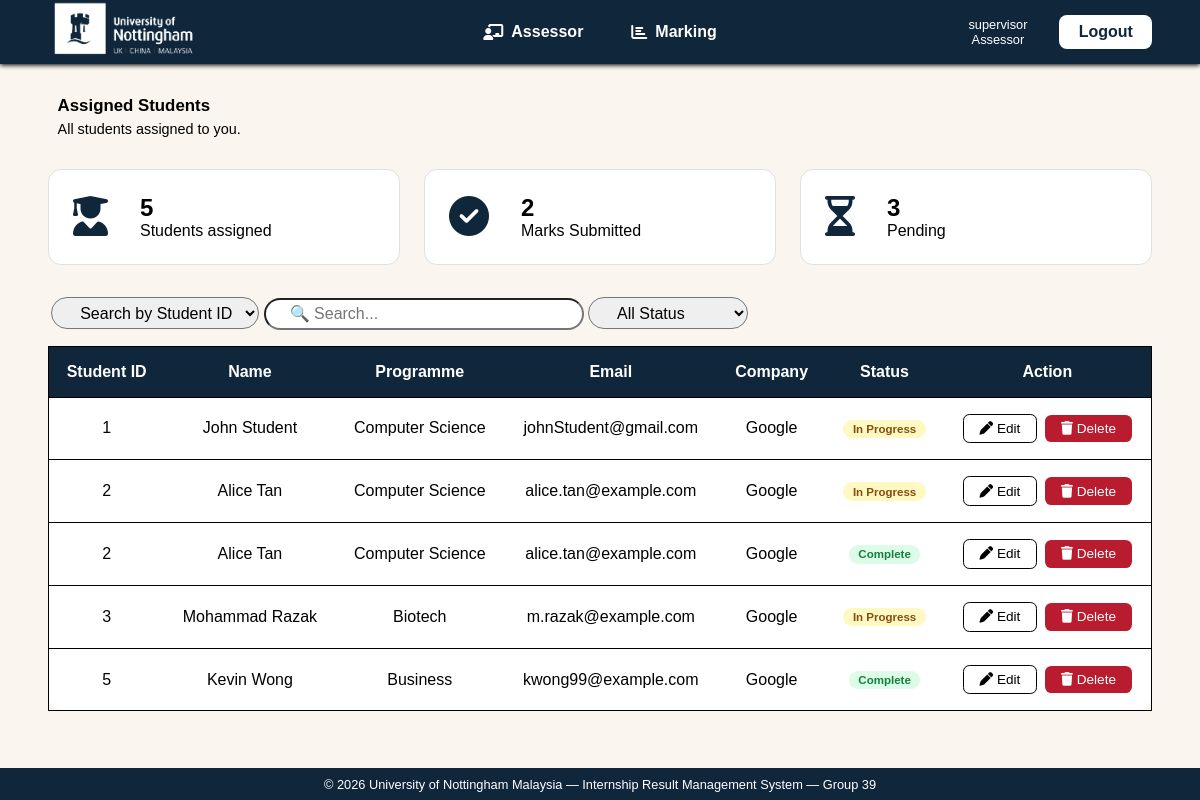
/myStudents.php (signed in), run on the app's committed database.
### tables this page shows
CREATE TABLE `internship` (
  `intern_id` int(11) NOT NULL,
  `supervisor_id` int(11) NOT NULL,
  `lecturer_id` int(11) NOT NULL,
  `student_id` int(11) NOT NULL,
  `internship_company` varchar(255) DEFAULT NULL,
  `start_date` date DEFAULT NULL,
  `end_date` date DEFAULT NULL,
  `report_status` enum('Drafting','In Progress','Suspended','Finalisation','Complete') DEFAULT NULL
);

CREATE TABLE `student` (
  `student_id` int(11) NOT NULL,
  `student_reg_number` varchar(20) NOT NULL,
  `student_name` varchar(255) NOT NULL,
  `email_address` varchar(255) NOT NULL,
  `programme` varchar(255) DEFAULT NULL,
  `enrollment_date` date DEFAULT NULL,
  `account_status` enum('Active','Graduated','On-leave','Suspended') DEFAULT 'Active'
);

### prepared_statements.php (called while the page is built)
<?php
include 'connect.php';
function executePreparedStatement($sql, $params) {
    global $conn;
    $stmt = $conn->prepare($sql);
    if (!empty($params)) {
        $stmt->bind_param(str_repeat('s', count($params)), ...$params);
    }
    if (stripos(trim($sql), "SELECT") === 0) {
        $stmt->execute();
        $result = $stmt->get_result();
        return $result;
    } else {
        $result = $stmt->execute();
        $stmt->close();
        return $result;
    }
}

### myStudents.php (the view, shortened to what this page needs)
<?php
include 'connect.php';
include 'prepared_statements.php';
$userID = $_SESSION['UserID'];
$sql = "
    SELECT
        s.student_id            AS student_id,
        s.student_reg_number    AS student_regnum,
        s.student_name          AS student_name,
        s.email_address         AS student_email,
        s.programme             AS student_programme,
        s.enrollment_date       AS student_enrollment,
        s.account_status        AS student_status,
        a1.full_name            AS lecturer_name,
        a2.full_name            AS supervisor_name,
        i.internship_company    AS company,
        i.start_date            AS start_date,
        i.end_date              AS end_date,
        i.report_status         AS report_status,
        i.intern_id             AS intern_id
    FROM internship i
    LEFT JOIN student   s  ON i.student_id    = s.student_id
    LEFT JOIN assessor  a1 ON i.lecturer_id   = a1.user_id
    LEFT JOIN assessor  a2 ON i.supervisor_id = a2.user_id
    WHERE i.lecturer_id = ? OR i.supervisor_id = ?
    ORDER BY s.student_id ASC
";
$result = executePreparedStatement($sql, [$userID,$userID]);
$totalStudents = $result->num_rows;
$marksSubmitted = 0;
$pending = 0;
$rows = $result->fetch_all(MYSQLI_ASSOC);
foreach ($rows as $row) {
    if ($row['report_status'] === 'Complete') {
        $marksSubmitted++;
    } else {
        $pending++;
    }
}
?>
<!DOCTYPE html>
<html lang='en'>
<head>
    <link rel='stylesheet' href='style/results.css'>
    <link rel="stylesheet" href="https://cdnjs.cloudflare.com/ajax/libs/font-awesome/6.5.0/css/all.min.css">
</head>
<body>
    <header>
        <section class="navimg_logo">
            <a href="#"><img src="assets/nottinghamLogoWhite.png" alt="Nottingham Logo"></a>
        </section>
        <nav class="headul">
            <ul>
                <?php if ($_SESSION['SystemRole'] === 'Assessor'): ?>
                    <li class="list"><a href="myStudents.php"><i class="fa-solid fa-chalkboard-user"></i> Assessor</a></li>
                <?php endif; ?>
                <li class="list"><a href="marking.php"><i class="fa-solid fa-chart-bar"></i> Marking</a></li>
            </ul>
        </nav>
        <section class="navbar_loginUser">
            <article>
                <p><?php echo htmlspecialchars($_SESSION['Username'] ?? 'admin'); ?></p>
                <p><?php echo htmlspecialchars($_SESSION['SystemRole'] ?? 'admin'); ?></p>
            </article>
            <a href="logout.php">Logout</a>
        </section>
    </header>
    <main>
        <section>
            <article class="Dashboard_msg">
                <h1>Assigned Students</h1>
                <p>All students assigned to you.</p>
            </article>
            <article class="mainDash">
                <div class="totalStudents">
                    <span class="StudentIcon"><i class="fa-solid fa-user-graduate"></i></span>
                    <span>
                        <h2><?php echo $totalStudents; ?></h2>
                        <p>Students assigned</p>
                    </span>
                </div>
                <div class="marks_submitted">
                    <span class="marksIcon"><i class="fa-solid fa-circle-check"></i></span>
                    <span>
                        <h2><?php echo $marksSubmitted; ?></h2>
                        <p>Marks Submitted</p>
                    </span>
                </div>
                <div class="pending">
                    <span class="pendingIcon"><i class="fa-regular fa-hourglass-half"></i></span>
                    <span>
                        <h2><?php echo $pending; ?></h2>
                        <p>Pending</p>
                    </span>
                </div>
            </article>
        </section>
        <section class="Searchbar">
            <div>
                <select class="searchBy" id="searchType">
                    <option value="student">Search by Student ID</option>
                </select>
                <input type="search" class="search" placeholder="🔍 Search..." id="searchStudent">
                <select class="statusSearch" id="statusFilter">
                    <option value="">All Status</option>
                </select>
            </div>
        </section>
        <section class="data">
            <article class="realData">
                <table>
                    <thead>
                        <tr>
                            <th>Student ID</th>
                            <th>Name</th>
                            <th>Programme</th>
                            <th>Email</th>
                            <th>Company</th>
                            <th>Status</th>
                            <th>Action</th>
                        </tr>
                    </thead>
                    <tbody>
                        <?php if (empty($rows)): ?>
                            <tr>
                                <td colspan="7" style="text-align:center;">No students found.</td>
                            </tr>
                        <?php else: ?>
                            <?php foreach ($rows as $row): ?>
                                <tr>
                                    <td><?php echo htmlspecialchars($row['student_id']); ?></td>
                                    <td><?php echo htmlspecialchars($row['student_name']); ?></td>
                                    <td><?php echo htmlspecialchars($row['student_programme']); ?></td>
                                    <td><?php echo htmlspecialchars($row['student_email']); ?></td>
                                    <td><?php echo htmlspecialchars($row['company']); ?></td>
                                    <td>
                                        <?php
                                        $statusClass = match($row['report_status']) {
                                            'Complete'     => 'status-complete',
                                            'In Progress'  => 'status-inprogress',
                                            'Drafting'     => 'status-drafting',
                                            'Suspended'    => 'status-suspended',
                                            'Finalisation' => 'status-finalisation',
                                            default        => ''
                                        };
                                        ?>
                                        <span class="status-badge <?php echo $statusClass; ?>">
                                            <?php echo htmlspecialchars($row['report_status'] ?? 'N/A'); ?>
                                        </span>
                                    </td>
                                    <td>
                                        <button class="btn-edit" onclick="openEditForm(
                                            '<?php echo htmlspecialchars($row['intern_id']); ?>',
                                            '<?php echo htmlspecialchars($row['company']); ?>',
                                            '<?php echo htmlspecialchars($row['start_date']); ?>',
                                            '<?php echo htmlspecialchars($row['end_date']); ?>',
                                            '<?php echo htmlspecialchars($row['report_status']); ?>'
                                        )">
                                            <i class="fa-solid fa-pen"></i> Edit
                                        </button>
                                        <form method="POST" class="delete-button" onsubmit="return confirm('Delete this student\'s internship record?')">
                                            <button type="submit" class="btn-delete">
                                                <i class="fa-solid fa-trash"></i> Delete
                                            </button>
                                        </form>
                                    </td>
                                </tr>
                            <?php endforeach; ?>
                        <?php endif; ?>
                    </tbody>
                </table>
            </article>
        </section>
    </main>
    <footer>
        <section class="footer">
            <p>© 2026 University of Nottingham Malaysia — Internship Result Management System — Group 39</p>
        </section>
    </footer>
</body>
</html>

### data on the page
internship: student.student_id "1", student.student_name "John Student", student.programme "Computer Science", student.email_address "johnStudent@gmail.com", internship_company "Google", report_status "In Progress"
internship: student.student_id "2", student.student_name "Alice Tan", student.programme "Computer Science", student.email_address "alice.tan@example.com", internship_company "Google", report_status "In Progress"
internship: student.student_id "2", student.student_name "Alice Tan", student.programme "Computer Science", student.email_address "alice.tan@example.com", internship_company "Google", report_status "Complete"
internship: student.student_id "3", student.student_name "Mohammad Razak", student.programme "Biotech", student.email_address "m.razak@example.com", internship_company "Google", report_status "In Progress"
internship: student.student_id "5", student.student_name "Kevin Wong", student.programme "Business", student.email_address "kwong99@example.com", internship_company "Google", report_status "Complete"

### other printed values
$_SESSION['Username'] "supervisor"
$_SESSION['SystemRole'] "Assessor"
$totalStudents "5"
$marksSubmitted "2"
$pending "3"
